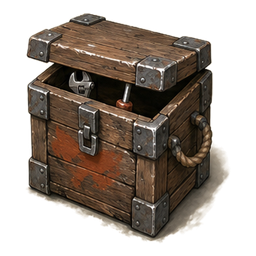
#> input picture assets/items/construction/producer_cooldown.png, 256 x 256 px
$ python build_merge_board_assets.py
#> lines starting #> are read from the running program, lines starting #| are printed output that depends on the picture
"""Build deterministic supporting art and audio for the construction merge slice.

The hero board illustration and construction items are authored raster art.  This
script creates the small state overlays, particles, storage materials and short
sound cues that need exact dimensions and repeatable alpha edges.
"""

from __future__ import annotations

import math
import random
import struct
import wave
from pathlib import Path

from PIL import Image, ImageDraw, ImageEnhance, ImageFilter


ROOT = Path(__file__).resolve().parents[1]
UI = ROOT / "assets" / "ui" / "merge_board"
SFX = ROOT / "assets" / "audio" / "sfx"
ITEMS = ROOT / "assets" / "items" / "construction"


def material_cell(path: Path, border: tuple[int, int, int], glow: tuple[int, int, int] | None = None) -> None:
#> called with border = (132, 112, 82)
    rng = random.Random(path.name)
    image = Image.new("RGBA", (128, 128), (0, 0, 0, 0))
#> image: PIL image 128x128 RGBA; every value is 0
    draw = ImageDraw.Draw(image, "RGBA")
    draw.rounded_rectangle((4, 4, 123, 123), radius=13, fill=(73, 58, 43, 228), outline=(18, 19, 18, 255), width=6)
    draw.rounded_rectangle((9, 9, 118, 118), radius=9, outline=(*border, 230), width=3)
    for y in range(18, 116, 17):
        draw.line((13, y, 114, y + rng.randint(-2, 2)), fill=(137, 105, 68, 48), width=1)
    for _ in range(34):
        x, y = rng.randint(14, 113), rng.randint(14, 113)
        draw.ellipse((x, y, x + 1, y + 1), fill=(24, 22, 19, rng.randint(35, 80)))
#> this loop made 34 passes
#> (x, y) on passes 1 to 12: (47, 110), (95, 88), (20, 43), (101, 98), (71, 101), (104, 24), (103, 51), (86, 56), (42, 100), (35, 34), (66, 66), (107, 19)
    if glow:
        halo = Image.new("RGBA", image.size, (0, 0, 0, 0))
        hd = ImageDraw.Draw(halo, "RGBA")
        hd.rounded_rectangle((7, 7, 120, 120), radius=11, outline=(*glow, 235), width=8)
        halo = halo.filter(ImageFilter.GaussianBlur(5))
        image.alpha_composite(halo)
        draw.rounded_rectangle((8, 8, 119, 119), radius=10, outline=(*glow, 255), width=3)
    image.save(path, optimize=True)
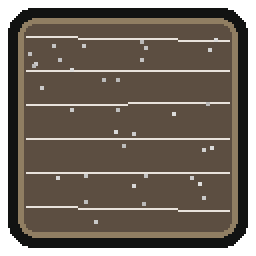
#> saved as cell_normal.png: PIL image 128x128 RGBA (shown 2 times larger); mean R, G, B, A 62.4, 50.6, 37.6, 193.9; transparent parts drawn white


def save_overlay_assets() -> None:
    UI.mkdir(parents=True, exist_ok=True)
    material_cell(UI / "cell_normal.png", (132, 112, 82))
    material_cell(UI / "cell_valid.png", (153, 172, 112), (188, 211, 118))
#> call 2 of material_cell, with border = (153, 172, 112), glow = (188, 211, 118)
#> the loop in material_cell (call 2), `for _ in range(34):` made 34 passes
#> (x, y) on passes 1 to 12: (35, 95), (112, 60), (23, 80), (104, 85), (100, 53), (75, 98), (62, 65), (45, 46), (25, 36), (45, 81), (107, 75), (45, 54)
#> in material_cell (call 2), `image.save(path, optimize=True)`:
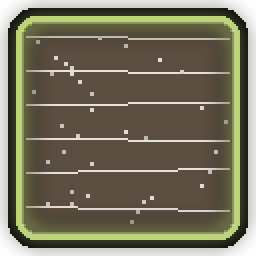
#> saved as cell_valid.png: PIL image 128x128 RGBA (shown 2 times larger); mean R, G, B, A 74.8, 69.7, 45.7, 202.8; transparent parts drawn white
    material_cell(UI / "cell_invalid.png", (151, 82, 62), (194, 75, 51))
#> call 3 of material_cell, with border = (151, 82, 62), glow = (194, 75, 51)
#> the loop in material_cell (call 3), `for _ in range(34):` made 34 passes
#> (x, y) on passes 1 to 12: (61, 95), (63, 66), (43, 33), (72, 65), (57, 67), (42, 90), (16, 45), (25, 17), (91, 101), (80, 94), (109, 35), (86, 93)
#> in material_cell (call 3), `halo = halo.filter(ImageFilter.GaussianBlur(5))`:
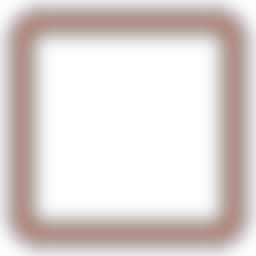
#> halo: PIL image 128x128 RGBA (shown 2 times larger); mean R, G, B, A 38.4, 14.8, 9.9, 46.6; transparent parts drawn white
#> in material_cell (call 3), `image.save(path, optimize=True)`:
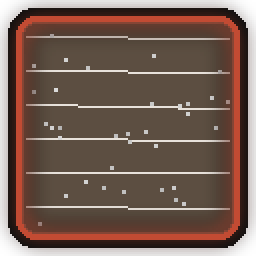
#> saved as cell_invalid.png: PIL image 128x128 RGBA (shown 2 times larger); mean R, G, B, A 75.7, 47.9, 34.8, 202.9; transparent parts drawn white
    material_cell(UI / "cell_locked.png", (75, 78, 76))
#> call 4 of material_cell, with border = (75, 78, 76)
#> the loop in material_cell (call 4), `for _ in range(34):` made 34 passes
#> (x, y) on passes 1 to 12: (56, 15), (59, 42), (21, 86), (109, 112), (68, 106), (105, 85), (43, 48), (82, 40), (110, 76), (72, 73), (111, 106), (80, 99)
#> in material_cell (call 4), `image.save(path, optimize=True)`:
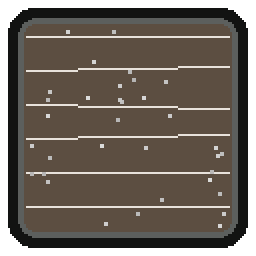
#> saved as cell_locked.png: PIL image 128x128 RGBA (shown 2 times larger); mean R, G, B, A 58.1, 48.1, 37.2, 193.9; transparent parts drawn white
    material_cell(UI / "storage_slot.png", (151, 119, 76))

    selection = Image.new("RGBA", (128, 128), (0, 0, 0, 0))
    sd = ImageDraw.Draw(selection, "RGBA")
    for width, color in ((12, (240, 171, 69, 58)), (5, (232, 177, 80, 235)), (2, (255, 237, 185, 255))):
        sd.rounded_rectangle((7, 7, 120, 120), radius=15, outline=color, width=width)
    for x, y in ((11, 11), (116, 11), (11, 116), (116, 116)):
        sd.ellipse((x - 4, y - 4, x + 4, y + 4), fill=(255, 211, 112, 245))
    selection.save(UI / "selection_frame.png", optimize=True)
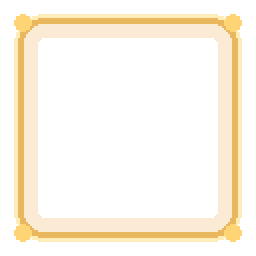
#> saved as selection_frame.png: PIL image 128x128 RGBA (shown 2 times larger); mean R, G, B, A 71.1, 54.6, 27.3, 41.9; transparent parts drawn white

    lock = Image.new("RGBA", (96, 96), (0, 0, 0, 0))
#> lock: PIL image 96x96 RGBA; every value is 0
    ld = ImageDraw.Draw(lock, "RGBA")
    ld.rounded_rectangle((23, 41, 73, 82), radius=7, fill=(45, 43, 38, 248), outline=(192, 166, 111, 255), width=4)
    ld.arc((30, 12, 66, 58), 180, 360, fill=(202, 178, 126, 255), width=8)
    ld.ellipse((43, 54, 53, 64), fill=(226, 191, 97, 255))
    ld.polygon(((46, 62), (51, 62), (55, 73), (42, 73)), fill=(226, 191, 97, 255))
    lock.save(UI / "lock_plate.png", optimize=True)

    web = Image.new("RGBA", (128, 128), (0, 0, 0, 0))
    wd = ImageDraw.Draw(web, "RGBA")
    center = (3, 3)
    silk = (225, 226, 216, 190)
    for angle in range(0, 91, 15):
        a = math.radians(angle)
        wd.line((center[0], center[1], 5 + math.cos(a) * 118, 5 + math.sin(a) * 118), fill=silk, width=2)
    for radius in (25, 48, 74, 104):
        wd.arc((3 - radius, 3 - radius, 3 + radius, 3 + radius), 0, 90, fill=silk, width=2)
    web = web.filter(ImageFilter.GaussianBlur(0.35))
    web.save(UI / "cobweb.png", optimize=True)

    glow = Image.new("RGBA", (128, 128), (0, 0, 0, 0))
    gp = glow.load()
    for y in range(128):
        for x in range(128):
            d = math.hypot(x - 63.5, y - 63.5) / 63.5
            if d < 1:
                gp[x, y] = (245, 178, 72, int(210 * (1 - d) ** 2.25))
    glow.save(UI / "reward_glow.png", optimize=True)

    chip = Image.new("RGBA", (32, 32), (0, 0, 0, 0))
#> chip: PIL image 32x32 RGBA; every value is 0
    cd = ImageDraw.Draw(chip, "RGBA")
    cd.polygon(((4, 15), (25, 7), (28, 15), (9, 25)), fill=(161, 108, 55, 255), outline=(67, 45, 29, 255))
    cd.line((8, 17, 24, 11), fill=(222, 169, 96, 190), width=2)
    chip.save(UI / "wood_chip.png", optimize=True)

    dust = Image.new("RGBA", (64, 64), (0, 0, 0, 0))
#> dust: PIL image 64x64 RGBA; every value is 0
    dp = dust.load()
    for y in range(64):
        for x in range(64):
            d = math.hypot(x - 31.5, y - 31.5) / 31.5
            if d < 1:
                dp[x, y] = (205, 175, 128, int(120 * (1 - d) ** 2.4))
    dust.save(UI / "dust_soft.png", optimize=True)
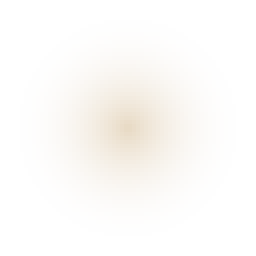
#> saved as dust_soft.png: PIL image 64x64 RGBA (shown 4 times larger); mean R, G, B, A 155, 132.3, 96.8, 11.9; transparent parts drawn white


def save_producer_variants() -> None:
    """Derive readable, genuinely distinct charge states from approved art."""
    cooldown = Image.open(ITEMS / "producer_cooldown.png").convert("RGBA")
#> cooldown is the input picture: PIL image 256x256 RGBA; mean R, G, B, A 53.4, 43.6, 35, 136.1
#> (the run stopped early here; a loop or call above may not have finished)
